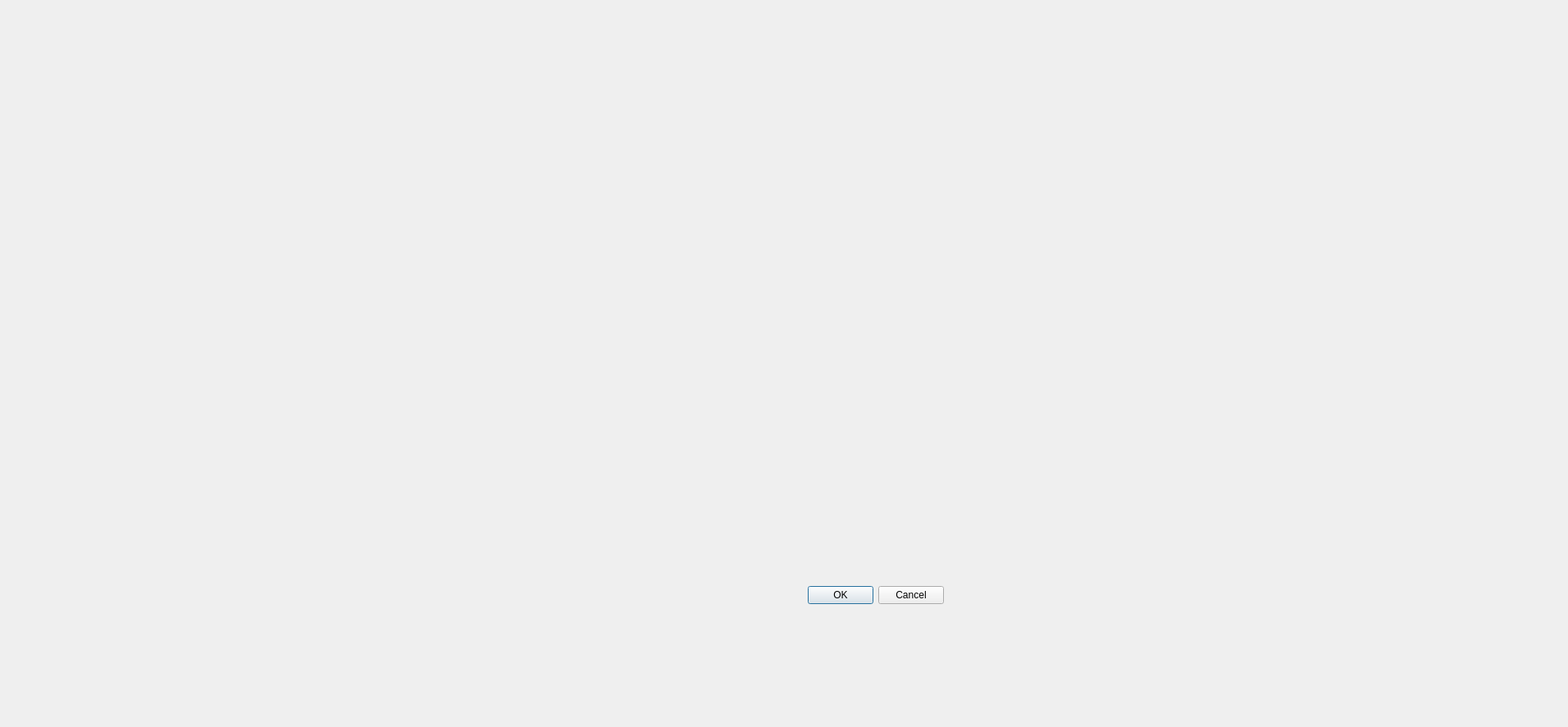
<?xml version="1.0" encoding="UTF-8"?>
<ui version="4.0">
 <class>BGR3DPlotDialog</class>
 <widget class="QDialog" name="BGR3DPlotDialog">
  <property name="geometry">
   <rect>
    <x>0</x>
    <y>0</y>
    <width>1912</width>
    <height>887</height>
   </rect>
  </property>
  <property name="sizePolicy">
   <sizepolicy hsizetype="Fixed" vsizetype="Fixed">
    <horstretch>0</horstretch>
    <verstretch>0</verstretch>
   </sizepolicy>
  </property>
  <property name="windowTitle">
   <string>Dialog</string>
  </property>
  <widget class="QDialogButtonBox" name="buttonBox">
   <property name="geometry">
    <rect>
     <x>810</x>
     <y>710</y>
     <width>341</width>
     <height>32</height>
    </rect>
   </property>
   <property name="orientation">
    <enum>Qt::Horizontal</enum>
   </property>
   <property name="standardButtons">
    <set>QDialogButtonBox::Cancel|QDialogButtonBox::Ok</set>
   </property>
  </widget>
  <widget class="BGR3dPlotViewer" name="bgrPlot3dView" native="true">
   <property name="geometry">
    <rect>
     <x>50</x>
     <y>60</y>
     <width>741</width>
     <height>651</height>
    </rect>
   </property>
   <property name="sizePolicy">
    <sizepolicy hsizetype="Preferred" vsizetype="Preferred">
     <horstretch>0</horstretch>
     <verstretch>0</verstretch>
    </sizepolicy>
   </property>
  </widget>
  <widget class="QWidget" name="widget" native="true">
   <property name="geometry">
    <rect>
     <x>810</x>
     <y>60</y>
     <width>841</width>
     <height>641</height>
    </rect>
   </property>
  </widget>
 </widget>
 <customwidgets>
  <customwidget>
   <class>BGR3dPlotViewer</class>
   <extends>QWidget</extends>
   <header>bgr3dPlotViewer.h</header>
   <container>1</container>
  </customwidget>
 </customwidgets>
 <resources/>
 <connections>
  <connection>
   <sender>buttonBox</sender>
   <signal>accepted()</signal>
   <receiver>BGR3DPlotDialog</receiver>
   <slot>accept()</slot>
   <hints>
    <hint type="sourcelabel">
     <x>248</x>
     <y>254</y>
    </hint>
    <hint type="destinationlabel">
     <x>157</x>
     <y>274</y>
    </hint>
   </hints>
  </connection>
  <connection>
   <sender>buttonBox</sender>
   <signal>rejected()</signal>
   <receiver>BGR3DPlotDialog</receiver>
   <slot>reject()</slot>
   <hints>
    <hint type="sourcelabel">
     <x>316</x>
     <y>260</y>
    </hint>
    <hint type="destinationlabel">
     <x>286</x>
     <y>274</y>
    </hint>
   </hints>
  </connection>
 </connections>
</ui>
